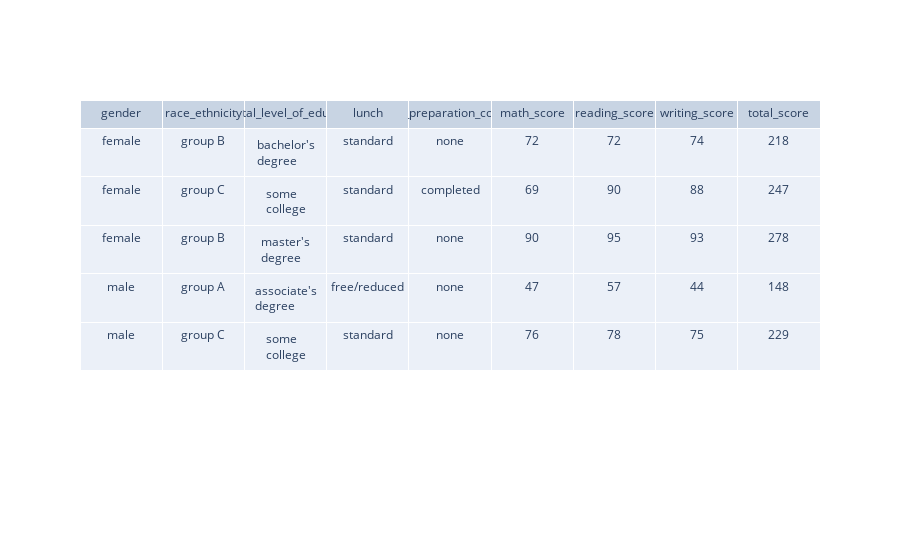

Notebook cell for this chart:
### Markdown cell above
## Plotly : go.Table
go.Table provides a Table object for detailed data viewing.(go.Table, ayrıntılı veri görüntüleme için bir Table nesnesi sağlar.)

### Code cell
# type 1 : default

import plotly.graph_objects as go

fig = go.Figure()

fig.add_trace(
    go.Table(header=dict(values=df.columns), 
             cells=dict(values=df.head().T))
)

fig.show()

### Figure 1 — Plotly figure (JSON) as saved in the notebook; plotly's stock layout.template omitted (floating-point values rounded to 4 significant figures)
{"data": [{"cells": {"values": [["female", "female", "female", "male", "male"], ["group B", "group C", "group B", "group A", "group C"], ["bachelor's degree", "some college", "master's degree", "associate's degree", "some college"], ["standard", "standard", "standard", "free/reduced", "standard"], ["none", "completed", "none", "none", "none"], [72, 69, 90, 47, 76], [72, 90, 95, 57, 78], [74, 88, 93, 44, 75], [218, 247, 278, 148, 229]]}, "header": {"values": ["gender", "race_ethnicity", "parental_level_of_education", "lunch", "test_preparation_course", "math_score", "reading_score", "writing_score", "total_score"]}, "type": "table"}], "layout": {"autosize": true}}
